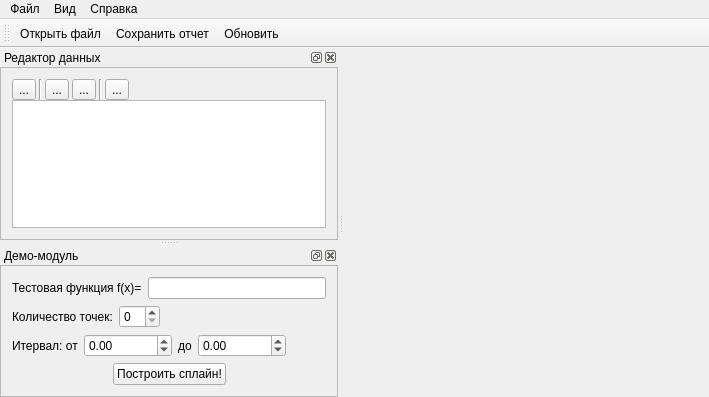
<?xml version="1.0" encoding="UTF-8"?>
<ui version="4.0">
 <class>MainWindow</class>
 <widget class="QMainWindow" name="MainWindow">
  <property name="geometry">
   <rect>
    <x>0</x>
    <y>0</y>
    <width>709</width>
    <height>397</height>
   </rect>
  </property>
  <property name="sizePolicy">
   <sizepolicy hsizetype="Preferred" vsizetype="Preferred">
    <horstretch>0</horstretch>
    <verstretch>0</verstretch>
   </sizepolicy>
  </property>
  <property name="windowTitle">
   <string>ВычМат - Интерполяция сплайнами</string>
  </property>
  <widget class="QWidget" name="centralWidget">
   <layout class="QHBoxLayout" name="horizontalLayout">
    <property name="spacing">
     <number>0</number>
    </property>
    <property name="sizeConstraint">
     <enum>QLayout::SetMinimumSize</enum>
    </property>
    <property name="margin">
     <number>0</number>
    </property>
    <item>
     <widget class="QwtPlot" name="qwtPlot">
      <property name="sizePolicy">
       <sizepolicy hsizetype="Expanding" vsizetype="Expanding">
        <horstretch>0</horstretch>
        <verstretch>0</verstretch>
       </sizepolicy>
      </property>
      <property name="mouseTracking">
       <bool>true</bool>
      </property>
      <property name="frameShape">
       <enum>QFrame::NoFrame</enum>
      </property>
      <property name="frameShadow">
       <enum>QFrame::Plain</enum>
      </property>
     </widget>
    </item>
   </layout>
  </widget>
  <widget class="QMenuBar" name="menuBar">
   <property name="geometry">
    <rect>
     <x>0</x>
     <y>0</y>
     <width>709</width>
     <height>21</height>
    </rect>
   </property>
   <widget class="QMenu" name="menu">
    <property name="title">
     <string>Файл</string>
    </property>
    <addaction name="action_2"/>
    <addaction name="action"/>
    <addaction name="action_5"/>
    <addaction name="separator"/>
    <addaction name="action_4"/>
   </widget>
   <widget class="QMenu" name="menu_2">
    <property name="title">
     <string>Вид</string>
    </property>
    <addaction name="action_3"/>
   </widget>
   <widget class="QMenu" name="menu_3">
    <property name="title">
     <string>Справка</string>
    </property>
    <addaction name="action_6"/>
   </widget>
   <addaction name="menu"/>
   <addaction name="menu_2"/>
   <addaction name="menu_3"/>
  </widget>
  <widget class="QToolBar" name="mainToolBar">
   <property name="windowTitle">
    <string>Стандартная панель</string>
   </property>
   <property name="toolButtonStyle">
    <enum>Qt::ToolButtonTextBesideIcon</enum>
   </property>
   <attribute name="toolBarArea">
    <enum>TopToolBarArea</enum>
   </attribute>
   <attribute name="toolBarBreak">
    <bool>false</bool>
   </attribute>
   <addaction name="action_2"/>
   <addaction name="action_5"/>
   <addaction name="action_3"/>
  </widget>
  <widget class="QDockWidget" name="dockWidget_2">
   <property name="sizePolicy">
    <sizepolicy hsizetype="Preferred" vsizetype="Preferred">
     <horstretch>3</horstretch>
     <verstretch>3</verstretch>
    </sizepolicy>
   </property>
   <property name="minimumSize">
    <size>
     <width>160</width>
     <height>166</height>
    </size>
   </property>
   <property name="maximumSize">
    <size>
     <width>524287</width>
     <height>524287</height>
    </size>
   </property>
   <property name="mouseTracking">
    <bool>true</bool>
   </property>
   <property name="windowTitle">
    <string>Редактор данных</string>
   </property>
   <attribute name="dockWidgetArea">
    <number>1</number>
   </attribute>
   <widget class="QWidget" name="dockWidgetContents_3">
    <property name="sizePolicy">
     <sizepolicy hsizetype="Preferred" vsizetype="Preferred">
      <horstretch>0</horstretch>
      <verstretch>0</verstretch>
     </sizepolicy>
    </property>
    <property name="minimumSize">
     <size>
      <width>0</width>
      <height>0</height>
     </size>
    </property>
    <layout class="QHBoxLayout" name="horizontalLayout_2">
     <property name="spacing">
      <number>0</number>
     </property>
     <property name="margin">
      <number>0</number>
     </property>
     <item>
      <widget class="QFrame" name="frame">
       <property name="sizePolicy">
        <sizepolicy hsizetype="Preferred" vsizetype="Preferred">
         <horstretch>0</horstretch>
         <verstretch>0</verstretch>
        </sizepolicy>
       </property>
       <property name="minimumSize">
        <size>
         <width>0</width>
         <height>0</height>
        </size>
       </property>
       <property name="frameShape">
        <enum>QFrame::StyledPanel</enum>
       </property>
       <property name="frameShadow">
        <enum>QFrame::Sunken</enum>
       </property>
       <property name="lineWidth">
        <number>0</number>
       </property>
       <layout class="QVBoxLayout" name="verticalLayout">
        <property name="spacing">
         <number>0</number>
        </property>
        <item>
         <layout class="QHBoxLayout" name="horizontalLayout_3" stretch="0,0,0,0,0,0,0">
          <property name="spacing">
           <number>3</number>
          </property>
          <property name="sizeConstraint">
           <enum>QLayout::SetDefaultConstraint</enum>
          </property>
          <property name="topMargin">
           <number>0</number>
          </property>
          <item>
           <widget class="QToolButton" name="toolButton_4">
            <property name="text">
             <string>...</string>
            </property>
            <property name="icon">
             <iconset resource="NumMat.qrc">
              <normaloff>:/icons/document-new.png</normaloff>:/icons/document-new.png</iconset>
            </property>
           </widget>
          </item>
          <item>
           <widget class="Line" name="line_2">
            <property name="orientation">
             <enum>Qt::Vertical</enum>
            </property>
           </widget>
          </item>
          <item>
           <widget class="QToolButton" name="toolButton_2">
            <property name="text">
             <string>...</string>
            </property>
            <property name="icon">
             <iconset resource="NumMat.qrc">
              <normaloff>:/icons/list-add.png</normaloff>:/icons/list-add.png</iconset>
            </property>
           </widget>
          </item>
          <item>
           <widget class="QToolButton" name="toolButton">
            <property name="text">
             <string>...</string>
            </property>
            <property name="icon">
             <iconset resource="NumMat.qrc">
              <normaloff>:/icons/list-remove.png</normaloff>:/icons/list-remove.png</iconset>
            </property>
           </widget>
          </item>
          <item>
           <widget class="Line" name="line">
            <property name="orientation">
             <enum>Qt::Vertical</enum>
            </property>
           </widget>
          </item>
          <item>
           <widget class="QToolButton" name="toolButton_3">
            <property name="text">
             <string>...</string>
            </property>
            <property name="icon">
             <iconset resource="NumMat.qrc">
              <normaloff>:/icons/view-refresh.png</normaloff>:/icons/view-refresh.png</iconset>
            </property>
           </widget>
          </item>
          <item>
           <spacer name="horizontalSpacer">
            <property name="orientation">
             <enum>Qt::Horizontal</enum>
            </property>
            <property name="sizeType">
             <enum>QSizePolicy::MinimumExpanding</enum>
            </property>
            <property name="sizeHint" stdset="0">
             <size>
              <width>20</width>
              <height>20</height>
             </size>
            </property>
           </spacer>
          </item>
         </layout>
        </item>
        <item>
         <widget class="QTableView" name="tableView">
          <property name="minimumSize">
           <size>
            <width>0</width>
            <height>0</height>
           </size>
          </property>
          <property name="selectionMode">
           <enum>QAbstractItemView::ExtendedSelection</enum>
          </property>
          <property name="selectionBehavior">
           <enum>QAbstractItemView::SelectRows</enum>
          </property>
          <attribute name="horizontalHeaderStretchLastSection">
           <bool>true</bool>
          </attribute>
         </widget>
        </item>
       </layout>
      </widget>
     </item>
    </layout>
   </widget>
  </widget>
  <widget class="QDockWidget" name="dockWidget">
   <property name="windowTitle">
    <string>Демо-модуль</string>
   </property>
   <attribute name="dockWidgetArea">
    <number>1</number>
   </attribute>
   <widget class="QWidget" name="dockWidgetContents">
    <layout class="QHBoxLayout" name="horizontalLayout_5">
     <property name="margin">
      <number>0</number>
     </property>
     <item>
      <widget class="QFrame" name="frame_2">
       <property name="frameShape">
        <enum>QFrame::StyledPanel</enum>
       </property>
       <property name="frameShadow">
        <enum>QFrame::Plain</enum>
       </property>
       <layout class="QVBoxLayout" name="verticalLayout_3">
        <item>
         <layout class="QHBoxLayout" name="horizontalLayout_6">
          <item>
           <widget class="QLabel" name="label">
            <property name="sizePolicy">
             <sizepolicy hsizetype="Fixed" vsizetype="Preferred">
              <horstretch>0</horstretch>
              <verstretch>0</verstretch>
             </sizepolicy>
            </property>
            <property name="text">
             <string>Тестовая функция f(x)=</string>
            </property>
           </widget>
          </item>
          <item>
           <widget class="QLineEdit" name="lineEdit"/>
          </item>
         </layout>
        </item>
        <item>
         <layout class="QHBoxLayout" name="horizontalLayout_7">
          <item>
           <widget class="QLabel" name="label_2">
            <property name="text">
             <string>Количество точек:</string>
            </property>
           </widget>
          </item>
          <item>
           <widget class="QSpinBox" name="spinBox"/>
          </item>
          <item>
           <spacer name="horizontalSpacer_3">
            <property name="orientation">
             <enum>Qt::Horizontal</enum>
            </property>
            <property name="sizeHint" stdset="0">
             <size>
              <width>40</width>
              <height>20</height>
             </size>
            </property>
           </spacer>
          </item>
         </layout>
        </item>
        <item>
         <layout class="QHBoxLayout" name="horizontalLayout_4">
          <item>
           <widget class="QLabel" name="label_3">
            <property name="text">
             <string>Итервал: от</string>
            </property>
           </widget>
          </item>
          <item>
           <widget class="QDoubleSpinBox" name="doubleSpinBox">
            <property name="minimum">
             <double>-9999999.000000000000000</double>
            </property>
            <property name="maximum">
             <double>9999999.990000000223517</double>
            </property>
           </widget>
          </item>
          <item>
           <widget class="QLabel" name="label_4">
            <property name="text">
             <string>до</string>
            </property>
           </widget>
          </item>
          <item>
           <widget class="QDoubleSpinBox" name="doubleSpinBox_2">
            <property name="minimum">
             <double>-9999999.000000000000000</double>
            </property>
            <property name="maximum">
             <double>9999999.990000000223517</double>
            </property>
           </widget>
          </item>
          <item>
           <spacer name="horizontalSpacer_2">
            <property name="orientation">
             <enum>Qt::Horizontal</enum>
            </property>
            <property name="sizeHint" stdset="0">
             <size>
              <width>40</width>
              <height>20</height>
             </size>
            </property>
           </spacer>
          </item>
         </layout>
        </item>
        <item>
         <layout class="QHBoxLayout" name="horizontalLayout_8">
          <item>
           <spacer name="horizontalSpacer_5">
            <property name="orientation">
             <enum>Qt::Horizontal</enum>
            </property>
            <property name="sizeHint" stdset="0">
             <size>
              <width>40</width>
              <height>20</height>
             </size>
            </property>
           </spacer>
          </item>
          <item>
           <widget class="QPushButton" name="pushButton">
            <property name="text">
             <string>Построить сплайн!</string>
            </property>
           </widget>
          </item>
          <item>
           <spacer name="horizontalSpacer_4">
            <property name="orientation">
             <enum>Qt::Horizontal</enum>
            </property>
            <property name="sizeHint" stdset="0">
             <size>
              <width>40</width>
              <height>20</height>
             </size>
            </property>
           </spacer>
          </item>
         </layout>
        </item>
        <item>
         <spacer name="verticalSpacer">
          <property name="orientation">
           <enum>Qt::Vertical</enum>
          </property>
          <property name="sizeHint" stdset="0">
           <size>
            <width>20</width>
            <height>40</height>
           </size>
          </property>
         </spacer>
        </item>
       </layout>
      </widget>
     </item>
    </layout>
   </widget>
  </widget>
  <action name="action">
   <property name="icon">
    <iconset resource="NumMat.qrc">
     <normaloff>:/icons/document-save.png</normaloff>:/icons/document-save.png</iconset>
   </property>
   <property name="text">
    <string>Сохранить график...</string>
   </property>
  </action>
  <action name="action_2">
   <property name="icon">
    <iconset resource="NumMat.qrc">
     <normaloff>:/icons/document-open.png</normaloff>:/icons/document-open.png</iconset>
   </property>
   <property name="text">
    <string>Открыть файл...</string>
   </property>
  </action>
  <action name="action_4">
   <property name="icon">
    <iconset resource="NumMat.qrc">
     <normaloff>:/icons/system-log-out.png</normaloff>:/icons/system-log-out.png</iconset>
   </property>
   <property name="text">
    <string>Выход</string>
   </property>
  </action>
  <action name="action_3">
   <property name="icon">
    <iconset resource="NumMat.qrc">
     <normaloff>:/icons/view-refresh.png</normaloff>:/icons/view-refresh.png</iconset>
   </property>
   <property name="text">
    <string>Обновить</string>
   </property>
  </action>
  <action name="action_5">
   <property name="icon">
    <iconset resource="NumMat.qrc">
     <normaloff>:/icons/document-save.png</normaloff>:/icons/document-save.png</iconset>
   </property>
   <property name="text">
    <string>Сохранить отчет...</string>
   </property>
  </action>
  <action name="action_6">
   <property name="icon">
    <iconset resource="NumMat.qrc">
     <normaloff>:/icons/help-browser.png</normaloff>:/icons/help-browser.png</iconset>
   </property>
   <property name="text">
    <string>Содержание</string>
   </property>
  </action>
 </widget>
 <layoutdefault spacing="6" margin="11"/>
 <customwidgets>
  <customwidget>
   <class>QwtPlot</class>
   <extends>QFrame</extends>
   <header>qwt_plot.h</header>
   <container>1</container>
  </customwidget>
 </customwidgets>
 <resources>
  <include location="NumMat.qrc"/>
 </resources>
 <connections/>
</ui>
